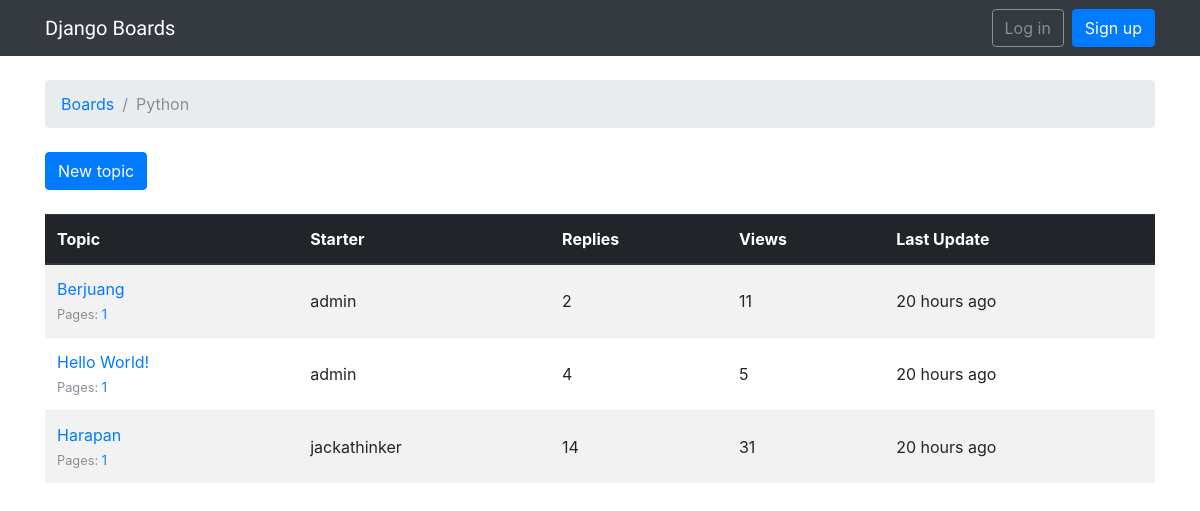
Before: /boards/2/ with the older database file.
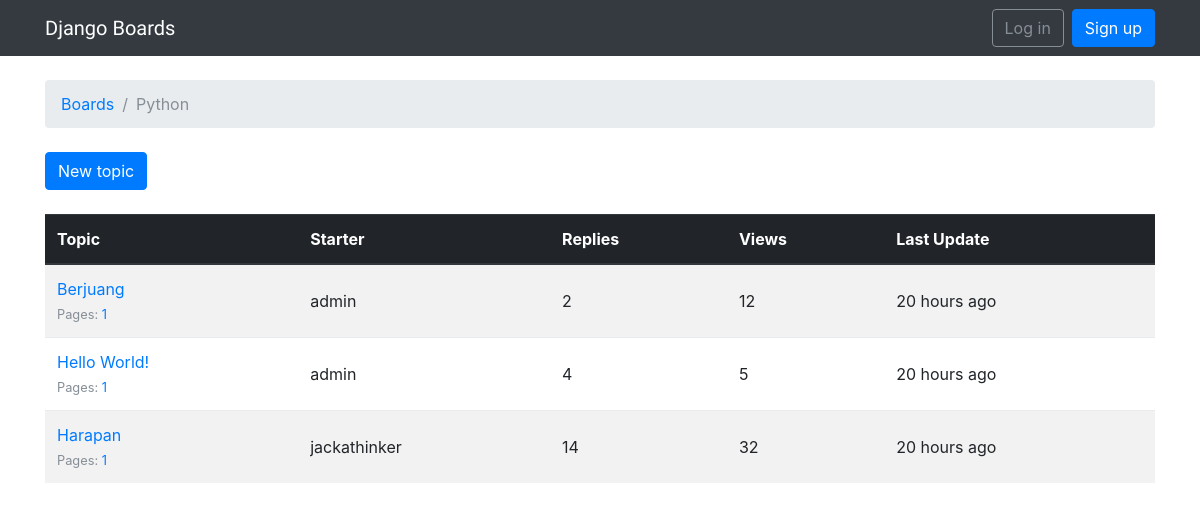
After: the same page with the newer database file.
### boards/models.py (models this page shows, shortened)
class Topic(models.Model):
    subject = models.CharField(max_length=255)
    last_updated = models.DateTimeField(auto_now_add=True)
    board = models.ForeignKey(Board, on_delete=models.CASCADE, related_name='topics')
    starter = models.ForeignKey(User, on_delete=models.CASCADE, related_name='topics')
    views = models.PositiveIntegerField(default=0)
    def get_page_count(self):
        count = self.posts.count()
        pages = count / 20
        return math.ceil(pages)
    def has_many_pages(self, count=None):
        if count is None:
            count = self.get_page_count()
        return count > 6
    def get_page_range(self):
        count = self.get_page_count()
        if self.has_many_pages(count):
            return range(1, 5)
        return range(1, count + 1)

### boards/views.py (the view)
# urls.py: path('boards/<pk>/', views.TopicListView.as_view(), name='board_topics'),
class TopicListView(ListView):
    model = Topic
    context_object_name = 'topics'
    template_name = 'topics.html'
    paginate_by = 20
    def get_context_data(self, **kwargs):
        kwargs['board'] = self.board
        return super().get_context_data(**kwargs)
    def get_queryset(self):
        self.board = get_object_or_404(Board, pk=self.kwargs.get('pk'))
        queryset = self.board.topics.order_by('-last_updated').annotate(replies=Count('posts') - 1)
        return queryset

### templates/topics.html (shortened to what this page needs)
{% extends 'base.html' %}
{% load humanize %}
{% block breadcrumb %}
  <li class="breadcrumb-item"><a href="{% url 'home' %}">Boards</a></li>
  <li class="breadcrumb-item active">{{ board.name }}</li>
{% endblock %}
{% block content %}
  <div class="mb-4">
    <a href="{% url 'new_topic' board.pk %}" class="btn btn-primary">New topic</a>
  </div>
  <table class="table table-striped mb-4">
   <thead class="thead-dark">
     <tr>
       <th>Topic</th>
       <th>Starter</th>
       <th>Replies</th>
       <th>Views</th>
       <th>Last Update</th>
     </tr>
   </thead>
   <tbody>
     {% for topic in topics %}
       {% url 'topic_posts' board.pk topic.pk as topic_url %}
       <tr>
         <td>
           <p class="mb-0">
             <a href="{{ topic_url }}">{{ topic.subject }}</a>
           </p>
           <small class="text-muted">
             Pages:
             {% for i in topic.get_page_range %}
               <a href="{{ topic_url }}?page={{ i }}">{{ i }}</a>
             {% endfor %}
           </small>
         </td>
         <td class="align-middle">{{ topic.starter.username }}</td>
         <td class="align-middle">{{ topic.replies }}</td>
         <td class="align-middle">{{ topic.views }}</td>
         <td class="align-middle">{{ topic.last_updated|naturaltime }}</td>
       </tr>
     {% endfor %}
   </tbody>
 </table>
{% endblock %}

Changed rows visible on the page:
changed Topic "Berjuang": views "11" → "12"
changed Topic "Harapan": views "31" → "32"
